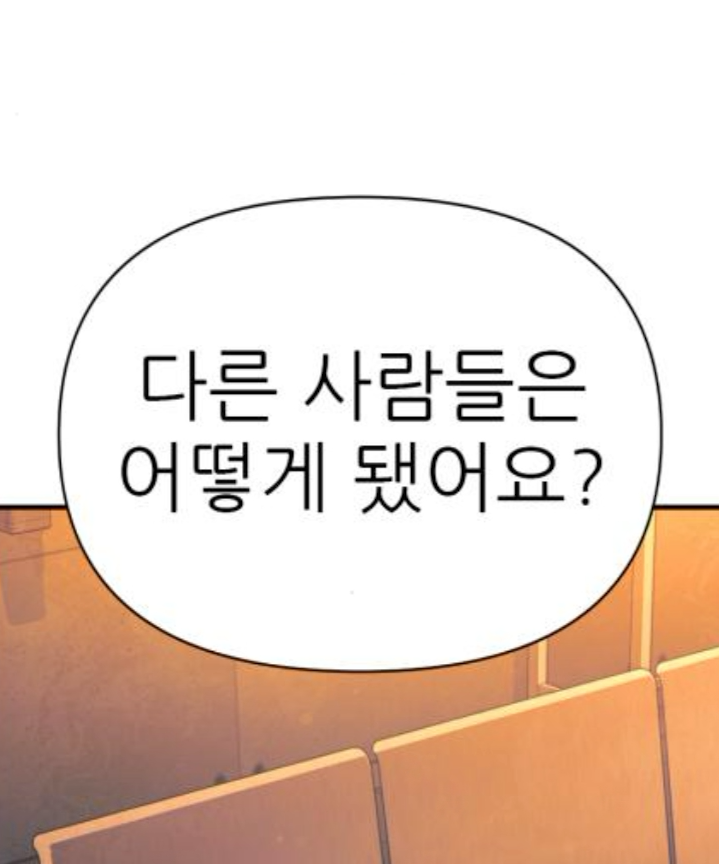
#> input picture photoshop_scripts/layout_crop_0.png, 719 x 864 px
$ python style_analyzer.py layout_crop_0.png out.png
#> lines starting #> are read from the running program, lines starting #| are printed output that depends on the picture; after the words box and inside, x2 and y2 are one past the last pixel; in counts of white or black regions, pixels touching at a corner belong together
# -*- coding: utf-8 -*-
"""
style_analyzer.py - High-Precision Manhwa Typography VFX Engine
Tự động phân tích và trích xuất hiệu ứng chữ (Fill, Gradient, Stroke, Inner Glow, Outer Glow, Drop Shadow)
từ vùng chọn bản raw Webtoon/Manhwa, xử lý CHÍNH XÁC TUYỆT ĐỐI trên mọi loại background:
  1. Chữ viền sáng trên nền tối/artwork (Action / SFX / Dramatic)
  2. Chữ trắng loang vết máu trên nền tối (Horror / Traumatic / Blood-Stained Monologue)
  3. Chữ trắng/sáng trơn trên nền đen/grunge (Monologue / Dark scene)
  4. Chữ viền đen trên nền sáng/màu
  5. Chữ thoại thông thường trong bóng bóng trắng (Speech Bubble)
"""

import os
import sys
import json
import cv2
import numpy as np
from PIL import Image, ImageDraw, ImageFilter
from dotenv import load_dotenv

def get_gemini_client():
    env_paths = [
        r"d:\Nhung\trans-tool\.env",
        r"d:\Nhung\RIDI\trans-assistant\.env",
        os.path.join(os.path.dirname(os.path.dirname(os.path.abspath(__file__))), ".env")
    ]
    for p in env_paths:
        if os.path.exists(p):
            load_dotenv(p)
            break

    keys = []
    for k in ["GEMINI_API_KEY_1", "GEMINI_API_KEY_2", "GEMINI_API_KEY_3", "GEMINI_API_KEY_4", "GEMINI_API_KEY", "GOOGLE_API_KEY"]:
        val = os.environ.get(k)
        if val and val not in keys:
            keys.append(val)

    if not keys:
        return None

    try:
        from google import genai
        return genai.Client(api_key=keys[0])
    except Exception:
        return None


def to_hex(rgb):
    r, g, b = [int(max(0, min(255, round(float(v))))) for v in rgb]
    return f"#{r:02X}{g:02X}{b:02X}"


def delta_e_simple(rgb1, rgb2):
    return np.sqrt(np.sum((np.array(rgb1, dtype=float) - np.array(rgb2, dtype=float))**2))


def analyze_with_local_cv(image_path):
    """
    Thuật toán thị giác máy tính cục bộ chuyên biệt cho chữ Manhwa/Webtoon.
    Độ chính xác cao, xử lý trong 0.05 giây, không phụ thuộc API key:
      1. Tự động nhận diện bong bóng thoại sáng (Speech Bubble) bất kể viền ngoài có chạm nền tranh tối hay không.
      2. Tách bóc tách chính xác sắc thái màu (tím, đỏ, xanh, cam...) và Gradient top-to-bottom.
      3. Xử lý chuẩn xác chữ viền sáng trên nền tối (Action/SFX), chữ trắng vết máu (Horror).
    """
#> called with image_path = 'layout_crop_0.png'
    img = Image.open(image_path).convert("RGB")
#> img is the input picture: PIL image 719x864 RGB; mean R, G, B 231.4, 213.4, 202.3
    smooth = np.array(img.filter(ImageFilter.MedianFilter(3)))
    H, W, _ = smooth.shape
    lum = 0.299 * smooth[:,:,0] + 0.587 * smooth[:,:,1] + 0.114 * smooth[:,:,2]
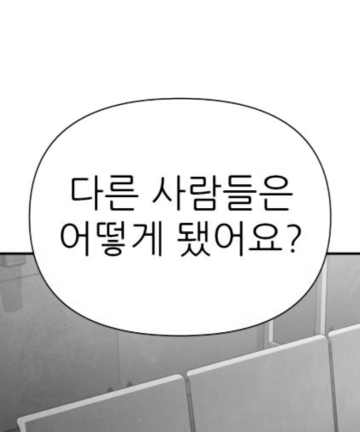
#> lum: shape (864, 719) float64 (shown at 1/2 size); min 0, max 255, mean 217.7

    # Kết quả mặc định an toàn
    result = {
        "fill": {"is_gradient": False, "solid_hex": "#000000", "top_hex": "#000000", "bottom_hex": "#000000", "angle": 90},
        "stroke": {"enabled": False, "color_hex": "#FFFFFF", "size_px": 2.5},
        "inner_glow": {"enabled": False, "color_hex": "#8E1B1B", "size_px": 3.5, "opacity_percent": 85, "blend_mode": "multiply", "noise_percent": 0},
        "inner_shadow": {"enabled": False, "color_hex": "#5E1111", "size_px": 4.0, "distance_px": 0.0, "choke_percent": 10, "opacity_percent": 80, "blend_mode": "multiply", "noise_percent": 0},
        "outer_glow": {"enabled": False, "color_hex": "#FFFFFF", "size_px": 5.0, "opacity_percent": 60},
        "drop_shadow": {"enabled": False, "color_hex": "#000000", "distance_px": 4.0, "blur_px": 4.0}
    }

    # 1. Đo phân bố độ sáng và kiểm tra Bong bóng thoại sáng / xám (Speech Bubble Detection)
    bright_ratio = np.mean(lum > 140)
#> bright_ratio = 0.885
    bright_pixels = smooth[lum > 140]
    if len(bright_pixels) > 0:
        bright_med = np.median(bright_pixels, axis=0)
#> bright_med = [255, 255, 255]
        bright_lum = 0.299 * bright_med[0] + 0.587 * bright_med[1] + 0.114 * bright_med[2]
#> bright_lum = 255
    else:
        bright_med = np.array([255, 255, 255])
        bright_lum = 255.0

    corners = [
        smooth[:max(2, H//8), :max(2, W//8)].reshape(-1, 3),
        smooth[:max(2, H//8), -max(2, W//8):].reshape(-1, 3),
        smooth[-max(2, H//8):, :max(2, W//8)].reshape(-1, 3),
        smooth[-max(2, H//8):, -max(2, W//8):].reshape(-1, 3)
    ]
    corner_medians = [np.median(c, axis=0) for c in corners]
#> corner_medians = [[255, 255, 255], [255, 255, 255], [125, 99, 94], [235, 160, 108]]
    bg_color_corners = np.median(corner_medians, axis=0)
#> bg_color_corners = [245, 207.5, 181.5]
    bg_lum_corners = 0.299 * bg_color_corners[0] + 0.587 * bg_color_corners[1] + 0.114 * bg_color_corners[2]
#> bg_lum_corners = 215.7

    # Nhận diện Bong bóng thoại sáng hoặc xám:
    # Nếu có ít nhất 20% diện tích sáng (> 140) và màu sáng đạt chuẩn, HOẶC 4 góc là nền sáng
    is_speech_bubble = (bright_ratio >= 0.20 and bright_lum > 145) or (bg_lum_corners > 145)
#> is_speech_bubble = True

    # =========================================================================
    # PHÂN NHÁNH 1: BONG BÓNG THOẠI SÁNG / NỀN TRẮNG (SPEECH BUBBLE & STYLIZED SFX)
    # =========================================================================
    if is_speech_bubble:
        # Kiểm tra xem chữ trên nền sáng có hiệu ứng Viền trắng + Glow/Shadow tối (SFX / Độc thoại cách điệu như preview_0) không
        core_mask = lum < min(75, bg_lum_corners * 0.45)
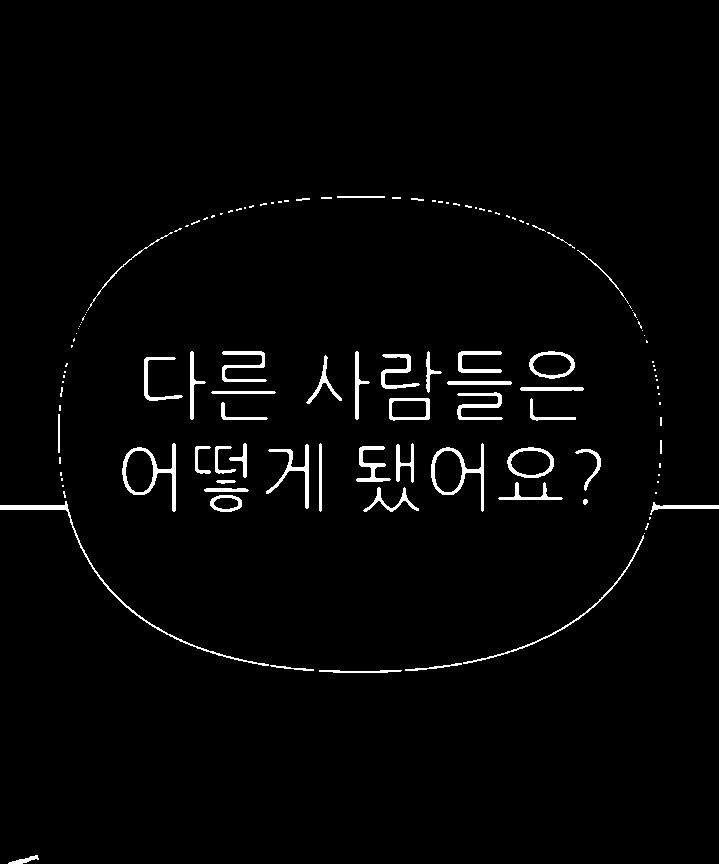
#> core_mask: shape (864, 719) bool; 2.2% white; 123 white regions (73 under 20 px), largest, box (x1, y1, x2, y2) and area: (0, 501, 269, 666) 901, (122, 443, 176, 512) 787, (431, 443, 484, 512) 712
        if core_mask.sum() > 30:
            kernel = cv2.getStructuringElement(cv2.MORPH_ELLIPSE, (3, 3))
            d = core_mask.astype(np.uint8)
            ring_lums = []
            ring_rgbs = []
            for step in range(14):
                d_next = cv2.dilate(d, kernel)
                ring = (d_next > 0) & (d == 0)
                if ring.sum() > 0:
                    ring_lums.append(float(np.median(lum[ring])))
                    ring_rgbs.append(np.median(smooth[ring], axis=0))
                d = d_next
#> this loop made 14 passes
#> pass 1, in analyze_with_local_cv, `d_next = cv2.dilate(d, kernel)`:
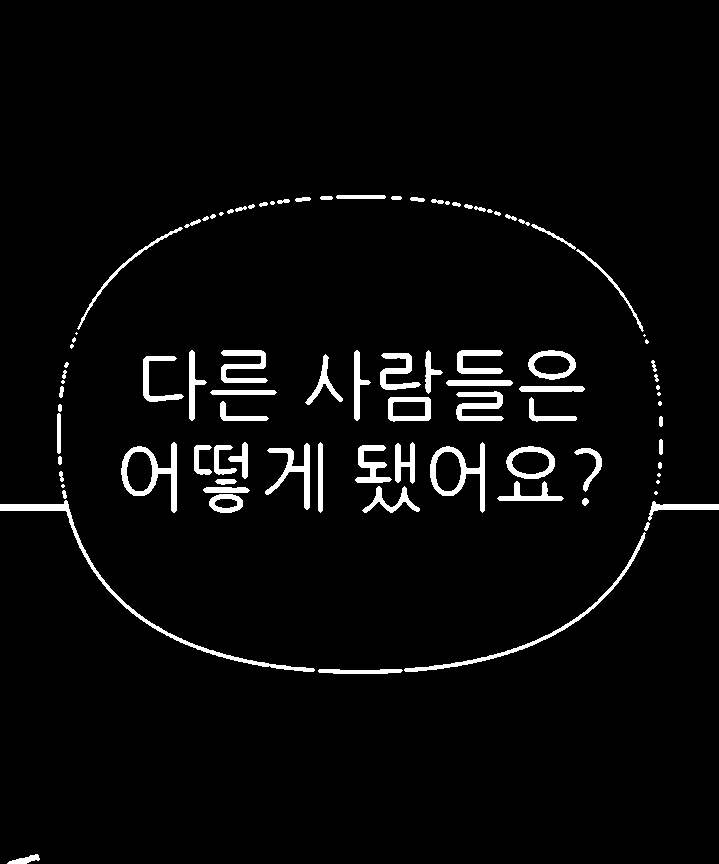
#> d_next: shape (864, 719); values 0 (black) and 1 (white), 3.6% white; 92 white regions (17 under 20 px), largest, box (x1, y1, x2, y2) and area: (0, 500, 315, 672) 1704, (121, 442, 177, 513) 1167, (404, 532, 646, 672) 1099
#> pass 1, in analyze_with_local_cv, `ring = (d_next > 0) & (d == 0)`:
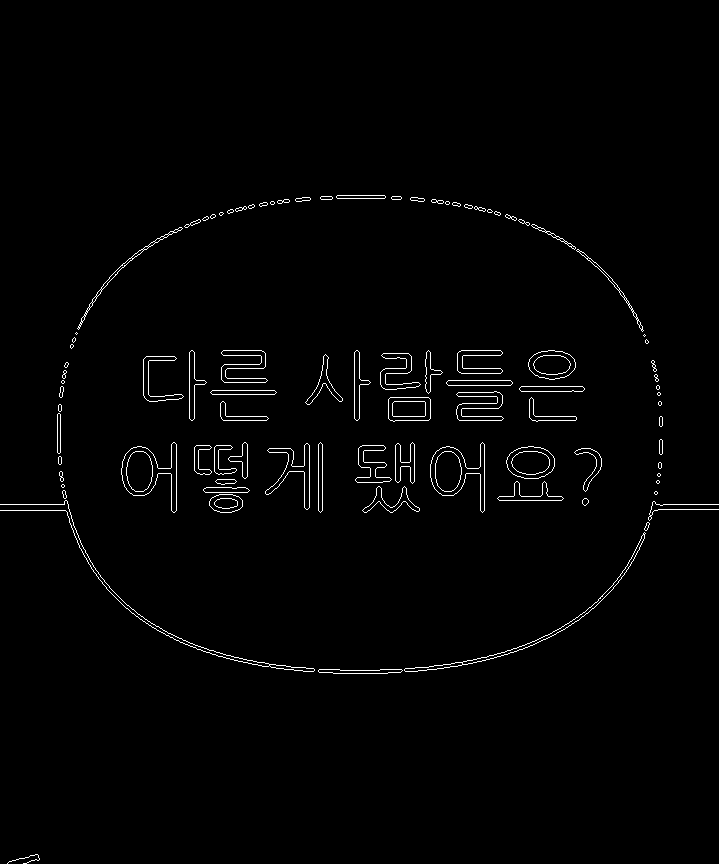
#> ring: shape (864, 719) bool; 1.4% white in thin lines or dots, all inside (x1, y1, x2, y2) = (0, 195, 719, 864)
#> pass 2, in analyze_with_local_cv, `d_next = cv2.dilate(d, kernel)`:
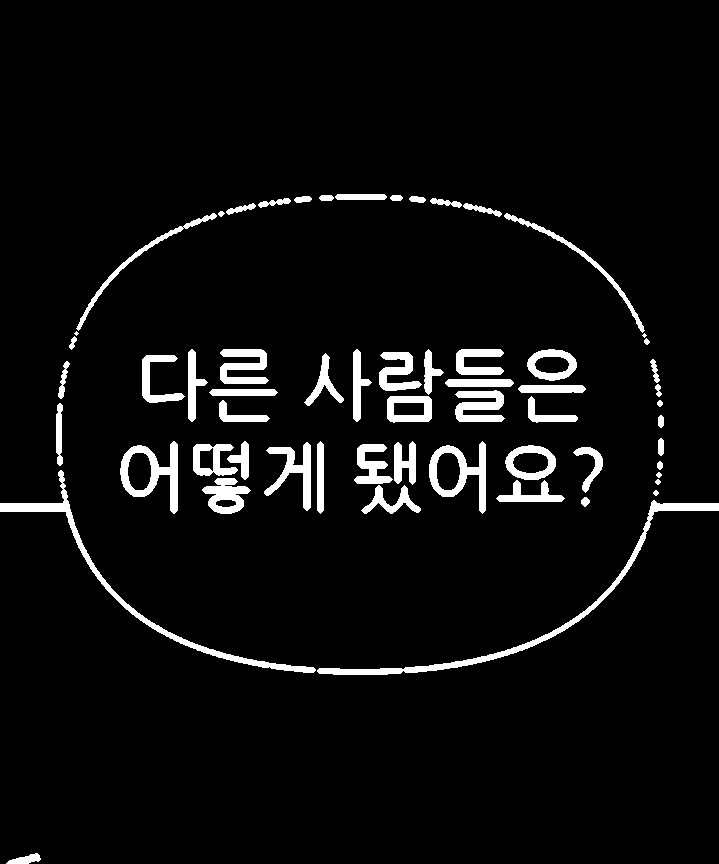
#> d_next: shape (864, 719); values 0 (black) and 1 (white), 5.1% white; 60 white regions (2 under 20 px), largest, box (x1, y1, x2, y2) and area: (317, 500, 719, 675) 2819, (0, 470, 316, 673) 2557, (120, 441, 178, 514) 1547
#> pass 2, in analyze_with_local_cv, `ring = (d_next > 0) & (d == 0)`:
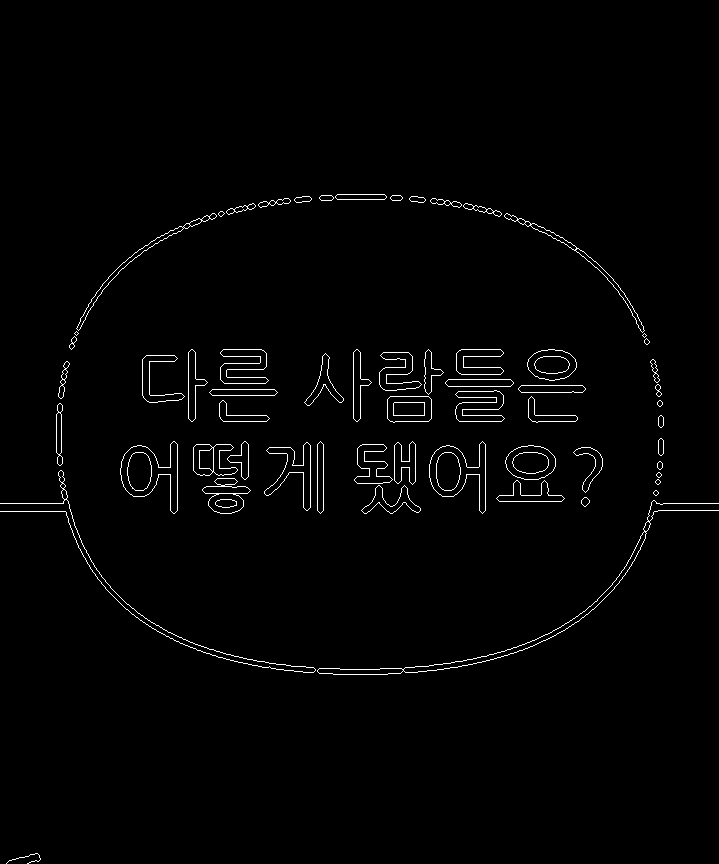
#> ring: shape (864, 719) bool; 1.5% white in thin lines or dots, all inside (x1, y1, x2, y2) = (0, 194, 719, 864)
#> after the loop, ring_lums = [118, 197.8, 243, 252, 253, 253.3, 254, 254, 254, 254.7, 255, 255, 255, 255]; ring_rgbs = [[124, 116, 113], [202, 197, 196], [244, 243, 242], [252, 252, 252], [253, 253, 253], [253, 254, 253], [254, 254, 254], [254, 254, 254], [254, 254, 254], [255, 255, 255], [255, 255, 255], [255, 255, 255], [255, 255, 255], [255, 255, 255]]
#> (the rest of the program and of its run is left out)
